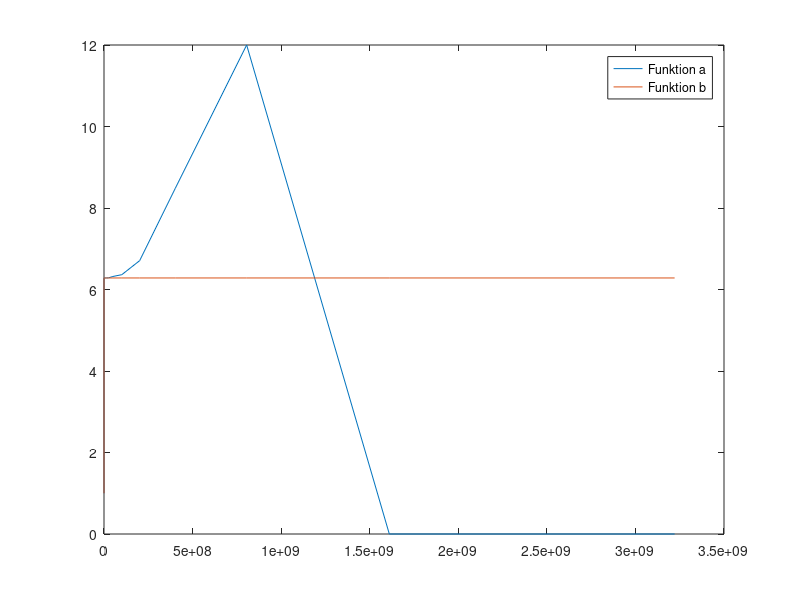

Recreate this plot in MATLAB.
function G3_S2_Aufg3()
nmax = 30;
n = 6;
x = zeros(1,nmax);
x(1) = n;

% Teil 1
sn = 1;

fa = zeros(1,nmax);
fa(1) = sn;

for i = 2:nmax
    s2n = sqrt(2 - 2 * sqrt (1 - sn.^2 / 4));
    fa(i) =  2*n*s2n;
    n = 2*n;
    sn = s2n;
    x(i) = n;
end


% Teil 2
sn = 1;

fb = zeros(1,nmax);
fb(1) = sn;

for i = 2:nmax
    s2n = sqrt(sn.^2/(2*(1+sqrt(1-sn.^2/4))));
    fb(i) = 2*x(i-1)*s2n;
    sn = s2n;
end


plot(x,fa);
hold on;
plot(x,fb);
legend('Funktion a', 'Funktion b')

disp(x);

end

%Bei der Funktion A werden werden die Funktionswerte zu gross (im positiven wie auch im negativen) es gibt einen overflow.
%Es gibt Rundungsfehler und schlussendlich einen Overflow.
